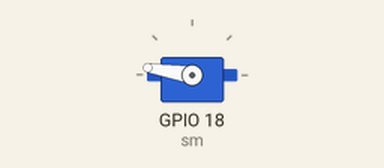
Recording of a program running on a simulated Raspberry Pi (BCM pin numbers). Shown: servo. Servo angles are drawn from the pulse width (0.5 ms = 0°, 2.5 ms = 180°). At 11.0 s the program stops and its outputs stay as they are.

Above: at 0.1 s.
At 4.1 s:
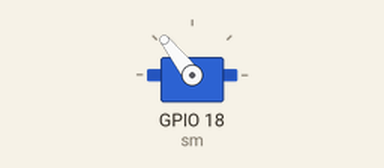
At 8.1 s:
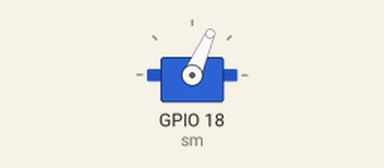
At 10.1 s:
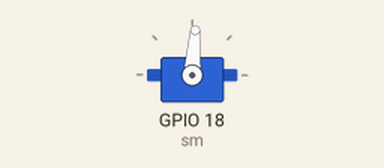
Timing chart, 0 to 11.6 s (numbered marks = the images above):
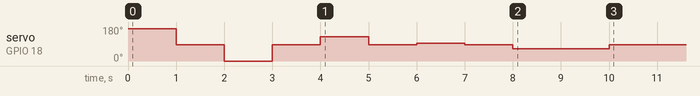

The program:

servo2.py
```python
#!/usr/bin/python
# coding: utf-8
import RPi.GPIO as GPIO
import time

GPIO.setmode(GPIO.BCM)
GPIO.setup(18, GPIO.OUT)

sm = GPIO.PWM(18, 50)

sm.start(0.0)

def move(sm, deg):
    a = 0.5
    b = 2.4
    hz = 50
    duty = a + (b - a) * ((deg + 90) / 180)
    par = duty / (1.0 / hz * 1000) * 100
    sm.ChangeDutyCycle(par)
    time.sleep(1)

move(sm, 90.0)
move(sm, 0.0)
move(sm, -90.0)
move(sm, 0.0)
move(sm, 45.0)
move(sm, 0.0)
move(sm, 10.0)
move(sm, 0.0)
move(sm, -20.0)
move(sm, -20.0)
move(sm, 0.0)

GPIO.cleanup()
```

Measured:
- by itself, servo on GPIO 18 (sm): 171° → 86° at 1.0 s, → 0° 1.0 s later, → 86° 1.0 s later, → 128° 1.0 s later, … (9 changes in this stretch)
